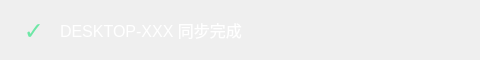
<?xml version="1.0" encoding="UTF-8"?>
<ui version="4.0">
 <class>SyncCompletionToast</class>
 <widget class="QFrame" name="syncCompletionToast">
  <property name="geometry"><rect><x>0</x><y>0</y><width>480</width><height>60</height></rect></property>
  <property name="windowTitle"><string>同步完成</string></property>
  <property name="focusPolicy"><enum>Qt::NoFocus</enum></property>
  <property name="frameShape"><enum>QFrame::NoFrame</enum></property>
  <property name="styleSheet"><string>QLabel { color: #ffffff; background: transparent; border: none; font-size: 16px; }
QLabel#successIcon { color: #6ee7a6; font-size: 24px; }</string></property>
  <layout class="QHBoxLayout" name="horizontalLayout">
   <property name="spacing"><number>12</number></property>
   <property name="leftMargin"><number>20</number></property>
   <property name="topMargin"><number>10</number></property>
   <property name="rightMargin"><number>20</number></property>
   <property name="bottomMargin"><number>10</number></property>
   <item><widget class="QLabel" name="successIcon">
    <property name="minimumSize"><size><width>28</width><height>0</height></size></property>
    <property name="maximumSize"><size><width>28</width><height>16777215</height></size></property>
    <property name="text"><string>✓</string></property>
    <property name="textFormat"><enum>Qt::PlainText</enum></property>
    <property name="alignment"><set>Qt::AlignCenter</set></property>
   </widget></item>
   <item><widget class="QLabel" name="messageLabel">
    <property name="sizePolicy"><sizepolicy hsizetype="Ignored" vsizetype="Preferred"><horstretch>1</horstretch><verstretch>0</verstretch></sizepolicy></property>
    <property name="text"><string>DESKTOP-XXX 同步完成</string></property>
    <property name="textFormat"><enum>Qt::PlainText</enum></property>
    <property name="alignment"><set>Qt::AlignLeading|Qt::AlignVCenter</set></property>
    <property name="wordWrap"><bool>false</bool></property>
   </widget></item>
  </layout>
 </widget>
 <resources/>
 <connections/>
</ui>
